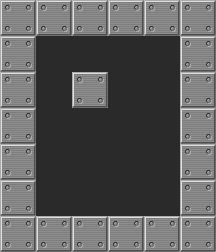

The image is a tile-based game level rendered from a .tmx file. Its description and source (layers, tilesets, objects; grid data summarised) follow:
An orthogonal 6x7 tile map with 36x36 px tiles, 1 tile layer (Tile Layer 1) and 5 objects (2x BoxOnGoal, Box, Man, Goal).

<map version="1.0" orientation="orthogonal" renderorder="right-down" width="6" height="7" tilewidth="36" tileheight="36" backgroundcolor="#800000" nextobjectid="22">
 <tileset firstgid="1" name="sokoban_tiles" tilewidth="36" tileheight="36" tilecount="6">
  <image source="../../sokoban_tiles.png" trans="ffffff" width="216" height="36" />
 </tileset>
 <layer name="Tile Layer 1" width="6" height="7">
  <data>[42 cells, 42 non-empty, 2 distinct tile ids]</data>
 </layer>
 <objectgroup name="Object Layer 1">
  <object id="11" name="Box" gid="4" x="72" y="144" width="36" height="36" />
  <object id="12" name="Man" gid="3" x="108" y="108" width="36" height="36" />
  <object id="14" name="Goal" gid="5" x="72" y="180" width="36" height="36" />
  <object id="20" name="BoxOnGoal" gid="6" x="108" y="180" width="36" height="36" />
  <object id="21" name="BoxOnGoal" gid="6" x="108" y="144" width="36" height="36" />
 </objectgroup>
</map>